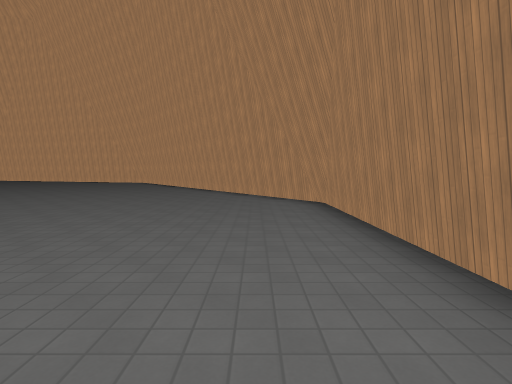
view 1 (above)

21 first-person views from a walk through a level from a Godot 3-D game. The camera is 1.5 m above the floor, tilts 4° down and sees 80° across. The floor is counted in squares, 2 m on a side. Each view is taken from the middle of a square. On the plan, view 1 faces up. The plan holds only what a view shows up to about 10 squares ahead; the rest is blank. The place goes on beyond the plan. Some surface patterns are stand-ins.

view 2
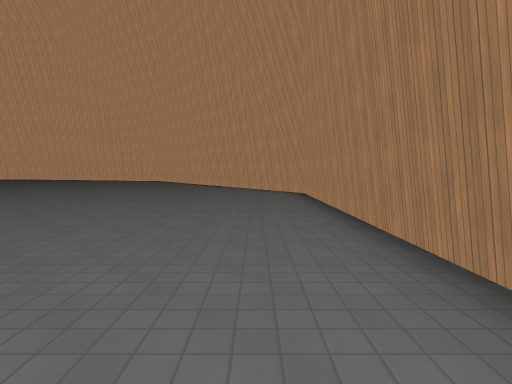

view 3
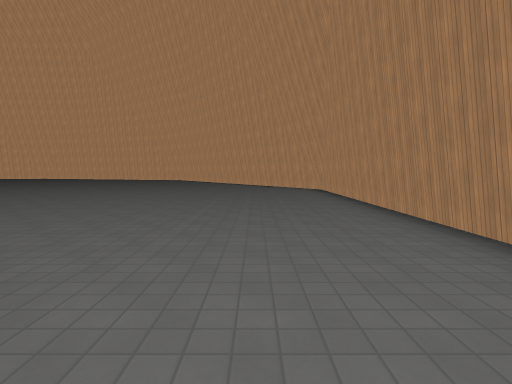

view 4
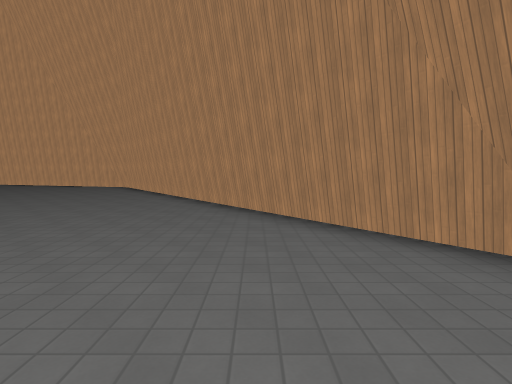

view 5
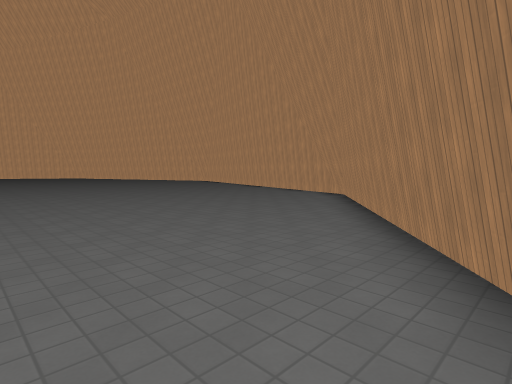

view 6
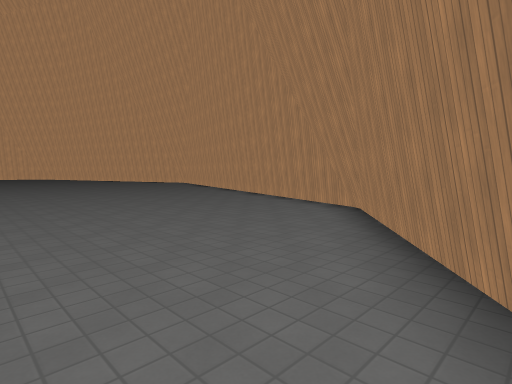

view 7
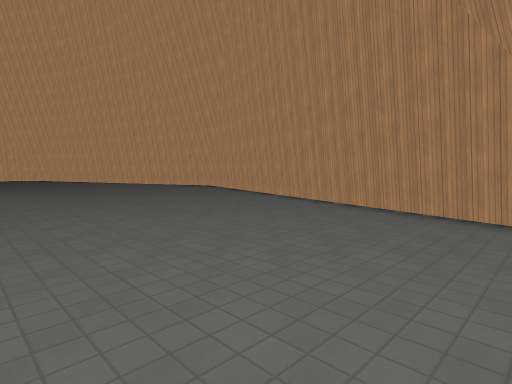

view 8
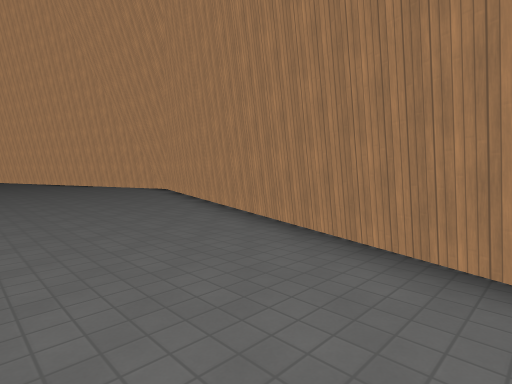

view 9
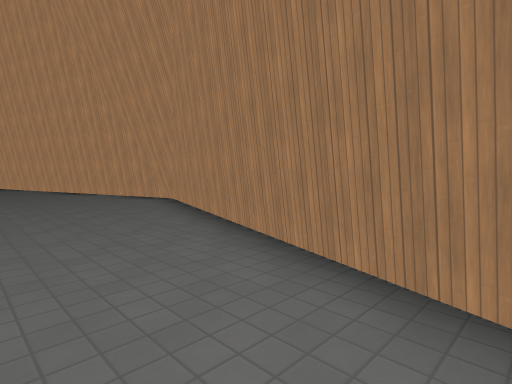

view 10
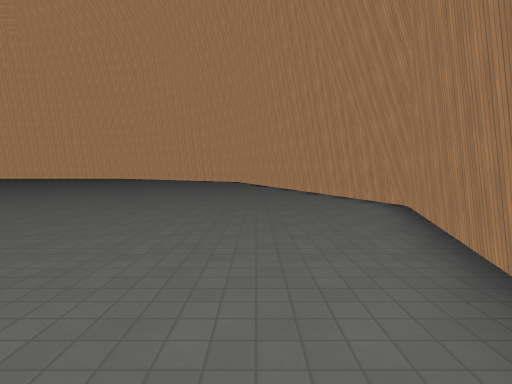

view 11
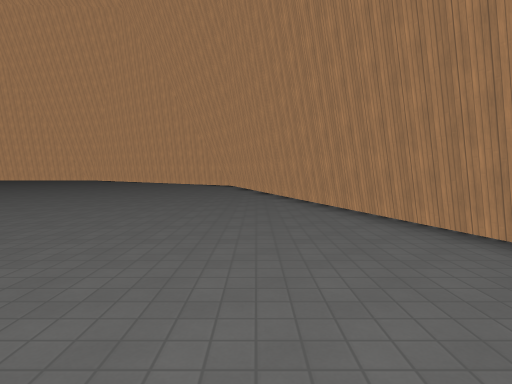

view 12
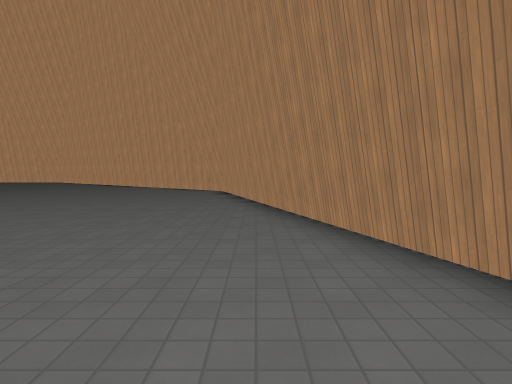

view 13
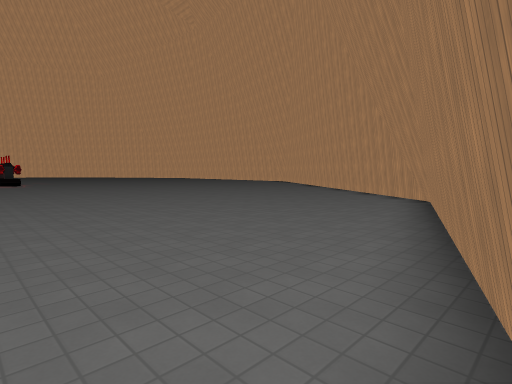

view 14
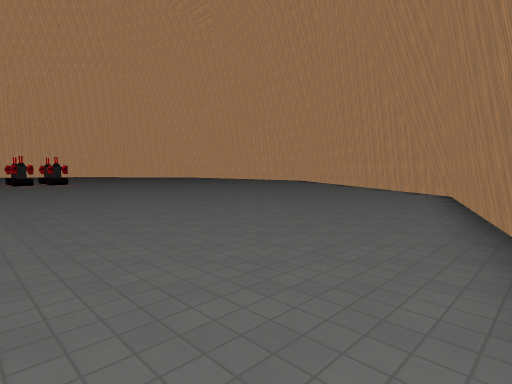

view 15
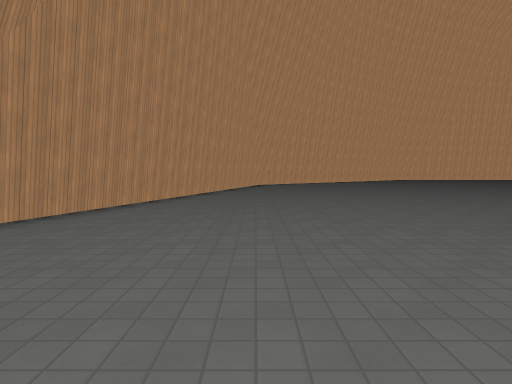

view 16
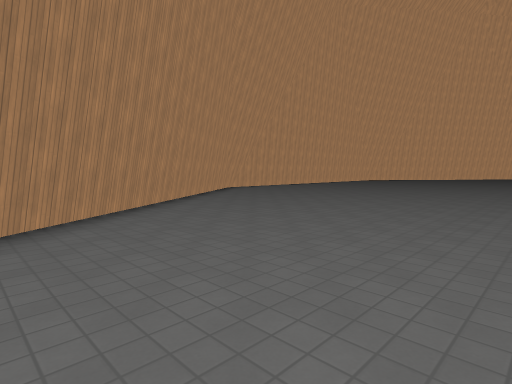

view 17
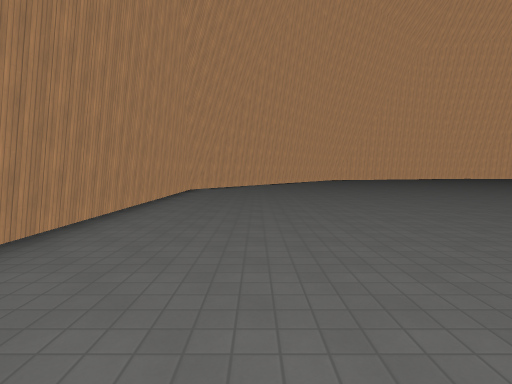

view 18
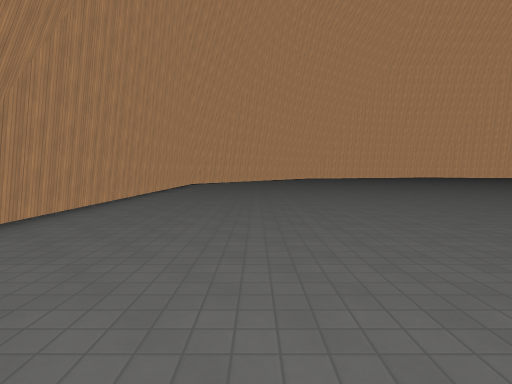

view 19
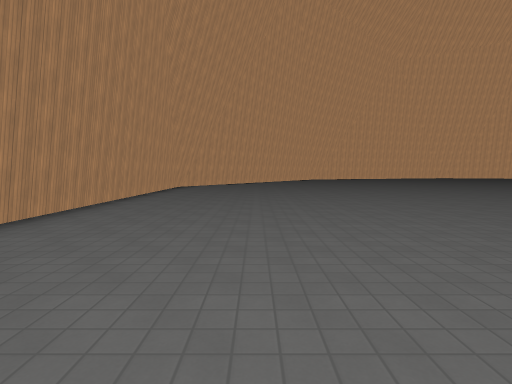

view 20
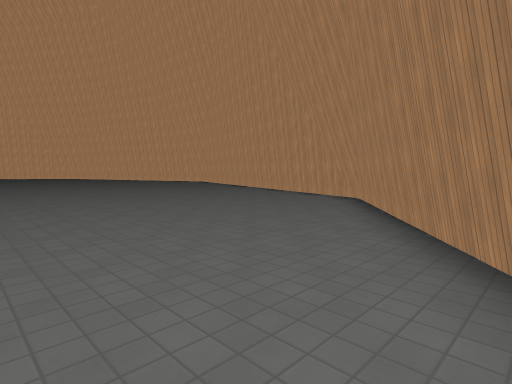

view 21
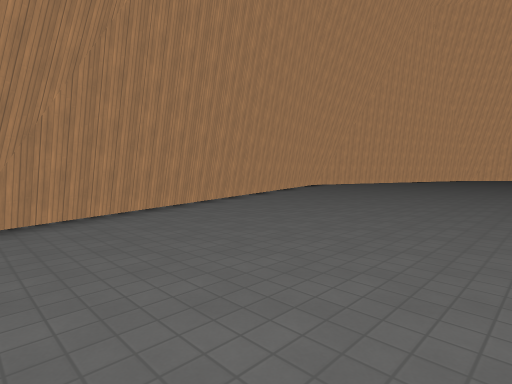

### Floor plan
Points are (right, up) in squares from view 1. A wall is a line through its corners. A room is listed if a view was taken in it or the views show most of it. See-through windows are left out.
Room 1 (views 1, 2, 3, 4, 5, 6, 7, 8, 9, 10, 11, 12, 13, 14, 15, 16, 17, 18, 19, 20, 21)
walls: (-6.6, 18.2) (-7.6, 19); (-19.9, 23) (-21.1, 23); (1.3, 7.4) (-6.9, 18.8) (-20.4, 23.1) (-33.9, 18.7); (1.6, 6.4) (1.2, 7.6); (-33.5, 18.9) (-34.5, 18.2); (-34.2, 18.7) (-34.6, 18.2); (1.6, -5) (1.6, 6.9)
low walls: (-6.7, 18.6) (-7.1, 18.9)

Where each view was taken, in squares from view 1:
view 1: 0 up, 0 right, facing up
view 2: 3 down, 0 right, facing up
view 3: 5 down, 1 left, facing up
view 4: 5 up, 1 left, facing up
view 5: 10 up, 2 left, facing up-left
view 6: 13 up, 4 left, facing up-left
view 7: 14 up, 8 left, facing up-left
view 8: 17 up, 9 left, facing up-left
view 9: 19 up, 13 left, facing up-left
view 10: 20 up, 14 left, facing left
view 11: 20 up, 19 left, facing left
view 12: 20 up, 23 left, facing left
view 13: 21 up, 26 left, facing down-left
view 14: 21 up, 24 left, facing down-left
view 15: 19 up, 23 left, facing right
view 16: 16 up, 9 left, facing down-right
view 17: 5 up, 1 left, facing down
view 18: 10 up, 2 left, facing down
view 19: 7 up, 2 left, facing down
view 20: 11 up, 3 left, facing up-left
view 21: 14 up, 34 left, facing up-right
